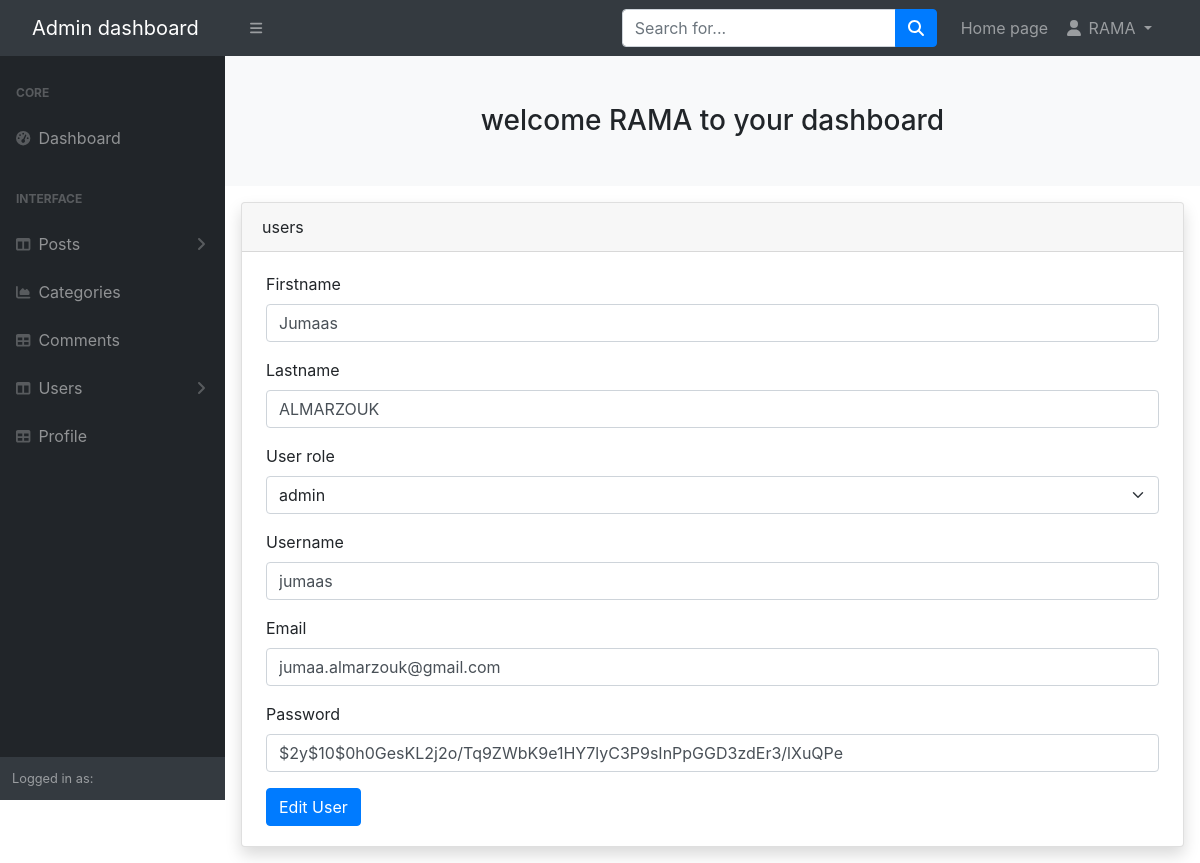
The page /admin/users.php?source=edit_user&edit_user=10 (signed in) on the database its author committed.
### tables this page shows
CREATE TABLE `users` (
  `user_id` int(3) NOT NULL,
  `username` varchar(255) NOT NULL,
  `user_password` varchar(255) NOT NULL,
  `user_firstname` varchar(255) DEFAULT NULL,
  `user_lastname` varchar(255) DEFAULT NULL,
  `user_email` varchar(255) NOT NULL,
  `user_role` varchar(255) NOT NULL
);

### admin/inc/edit_user.php (the view, shortened to what this page needs)
<?php
$query = "SELECT * FROM users";
$stat = $conn->query($query);
$result = $stat->fetchAll(PDO::FETCH_ASSOC);
foreach ($result as $user) {
    $user_firstname = $user['user_firstname'];
    $user_lastname = $user['user_lastname'];
    $user_role = $user['user_role'];
    $username = $user['username'];
    $user_email = $user['user_email'];
    $user_password = $user['user_password'];
}
?>
<form action="" method="post" enctype="multipart/form-data">
    <div class="mb-3">
        <label class="form-label">Firstname</label>
        <input value="<?= $user_firstname ?>" type="text" class="form-control" name="user_firstname">
    </div>
    <div class="mb-3">
        <label class="form-label">Lastname</label>
        <input value="<?= $user_lastname ?>" type="text" class="form-control" name="user_lastname">
    </div>
    <div class="mb-3">
        <label class="form-label">User role</label>
        <select name="user_role" class="form-select" aria-label="Default select example">
            <option value="<?= $user_role ?>"><?= $user_role ?></option>
        </select>
    </div>
    <div class="mb-3">
        <label class="form-label">Username</label>
        <input value="<?= $username ?>" type="text" class="form-control" name="username">
    </div>
    <div class="mb-3">
        <label class="form-label">Email</label>
        <input value="<?= $user_email ?>" type="text" class="form-control" name="user_email">
    </div>
    <div class="mb-3">
        <label class="form-label">Password</label>
        <input value="<?= $user_password ?>" type="text" class="form-control" name="user_password">
    </div>
    <input type="submit" class="btn btn-primary" name="edit_user" value="Edit User">
</form>

### rows shown on the page
users: user_firstname "Jumaas", user_lastname "ALMARZOUK", user_role "admin", username "jumaas", user_email "jumaa.almarzouk@gmail.com", user_password "$2y$10$0h0GesKL2j2o/Tq9ZWbK9e1HY7lyC3P9sInPpGGD3zdEr3/lXuQPe"

### other values the page prints
$_SESSION['username'] "RAMA"
